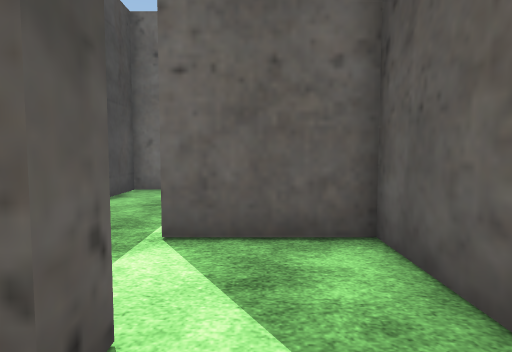
view 1 (above)

24 first-person views from a walk through a Unity game level. The camera is 1.3 m above the floor, tilts 4° down and sees 75° across. The floor is counted in squares, 1 m on a side. Each view is taken from the middle of a square. On the plan, view 1 faces up. The plan holds only what a view shows up to about 14 squares ahead; the rest is blank. The place goes on beyond the plan. The player character is not drawn. Some surface patterns are stand-ins.

view 2
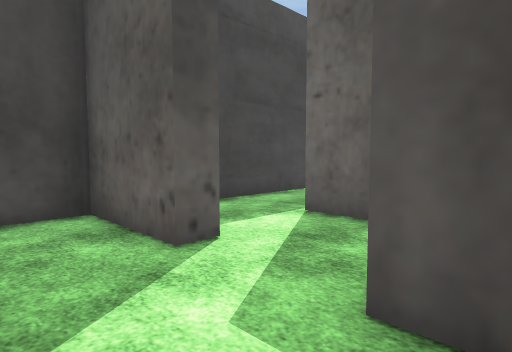

view 3
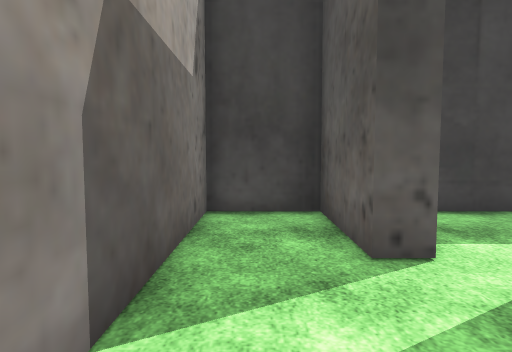

view 4
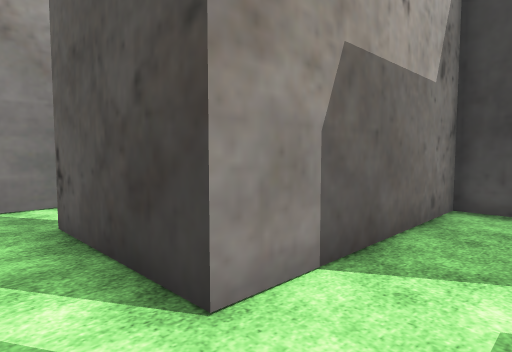

view 5
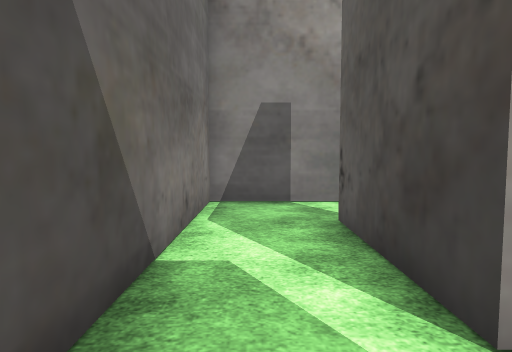

view 6
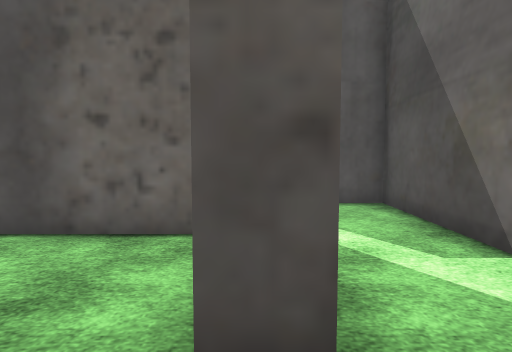

view 7
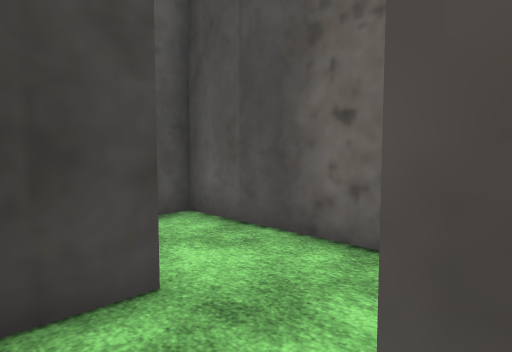

view 8
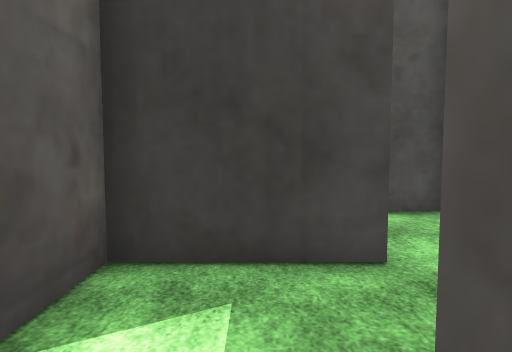

view 9
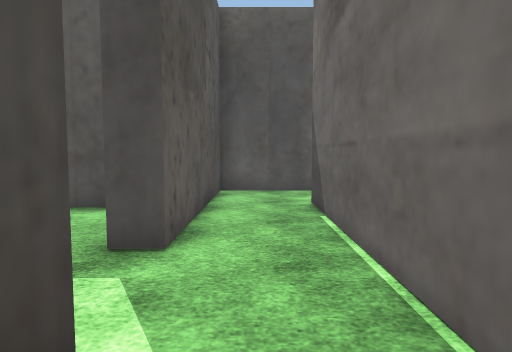

view 10
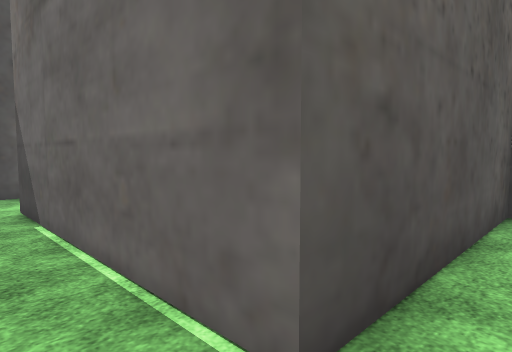

view 11
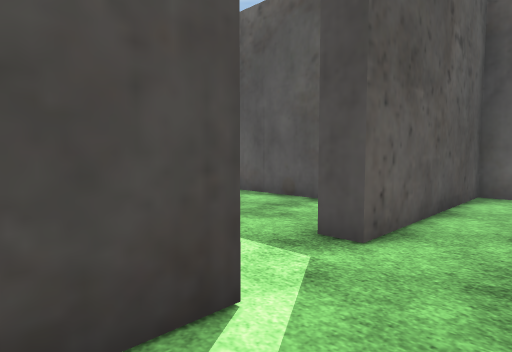

view 12
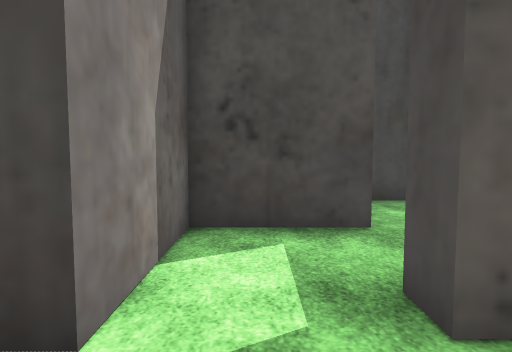

view 13
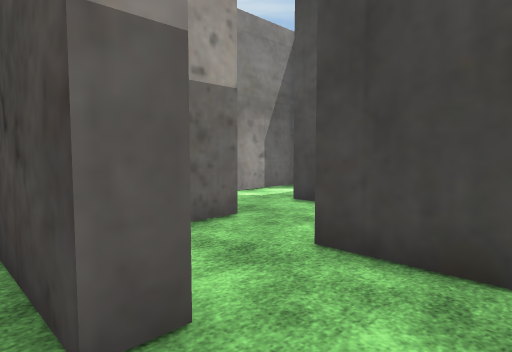

view 14
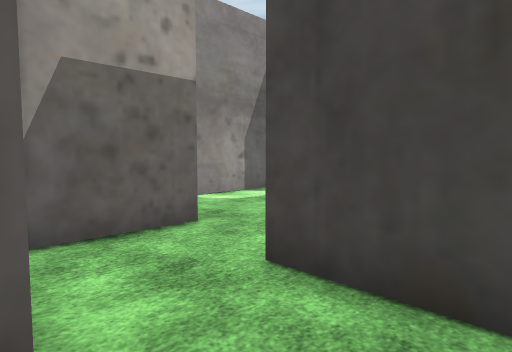

view 15
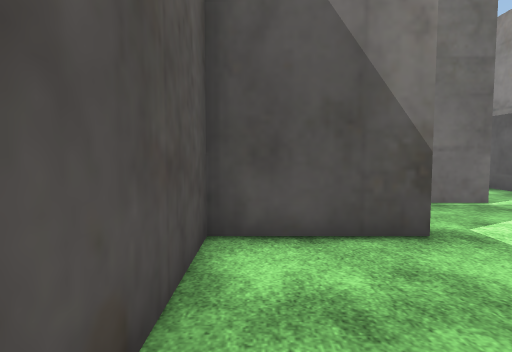

view 16
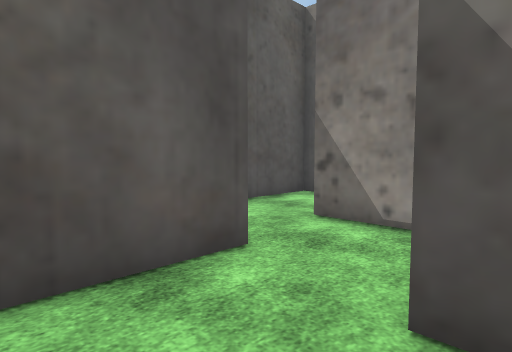

view 17
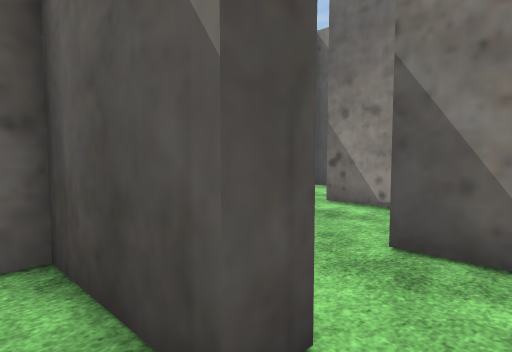

view 18
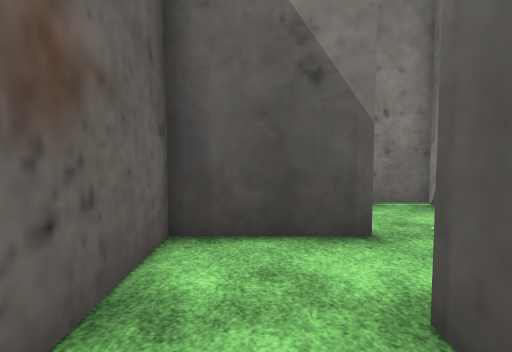

view 19
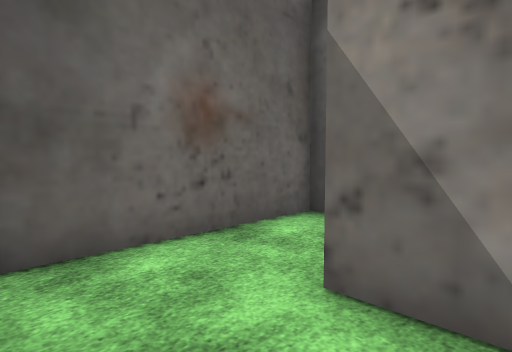

view 20
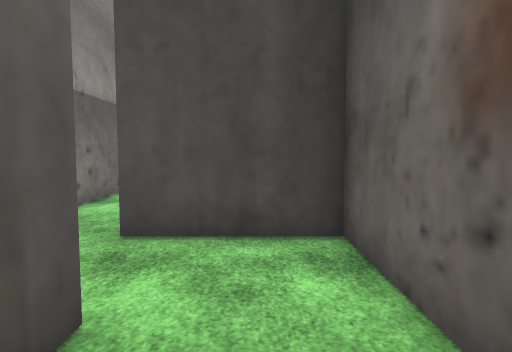

view 21
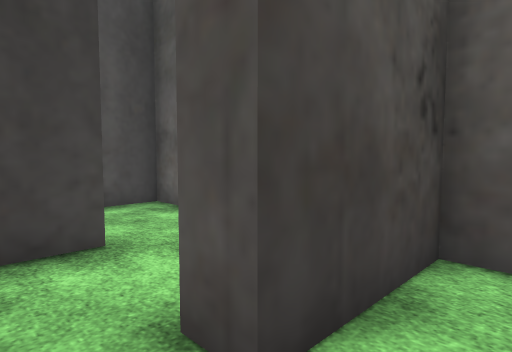

view 22
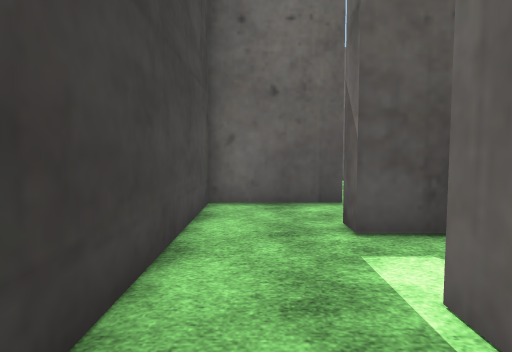

view 23
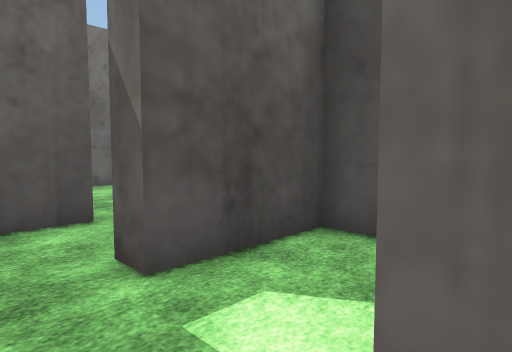

view 24
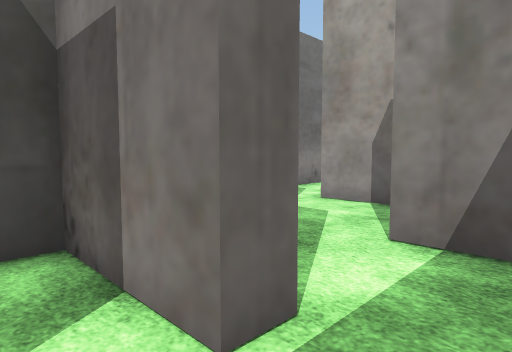

### Floor plan
Ten units are one square. View 1 is at (0, 0); x grows to the right and y downward. Boxes are objects, and circles mark ways between rooms. Rooms are numbered by the first view taken in them; rooms with no view inside come last. Other rooms are left out.
<svg viewBox="-215 -120 272 260">
<path fill="none" stroke="#000" d="M-8 -22 -8 -14 -42 -14 -42 11 14 11M14 11 24 11 24 53 16 53M14 77 52 77 52 -14 18 -14M-42 111 -42 129M51 119 -14 119 -14 104M-14 104 -14 44M-54 111 -42 111M-6 18 -42 18 -42 87 -50 87M-84 80 -76 80 -76 111 -54 111M-50 87 -50 53 -106 53M-108 60 -108 87M-142 104 -142 119 -150 119M-116 135 -116 111M-184 111 -176 111 -176 125M-150 119 -150 87 -185 87M-185 87 -210 87 -210 121M-184 128 -184 111M-14 -50 -14 -57M-42 -66 -42 -39M-25 -22 -8 -22M-14 -57 18 -57 18 -82 -14 -82 -14 -90M-42 -95 -42 -66M-8 44 -8 77 14 77M18 -22 18 -50 -14 -50M-84 100 -84 80M-116 111 -89 111M11 18 -6 18M-8 -115 -42 -115 -42 -95M-108 87 -142 87 -142 104"/>
<circle cx="20" cy="-5" r="3" fill="#2a7"/>
<circle cx="5" cy="-20" r="3" fill="#2a7"/>
<circle cx="20" cy="65" r="3" fill="#2a7"/>
<circle cx="-25" cy="115" r="3" fill="#2a7"/>
<circle cx="-45" cy="95" r="3" fill="#2a7"/>
<circle cx="-10" cy="35" r="3" fill="#2a7"/>
<circle cx="-95" cy="90" r="3" fill="#2a7"/>
<circle cx="-145" cy="125" r="3" fill="#2a7"/>
<circle cx="-125" cy="110" r="3" fill="#2a7"/>
<circle cx="-180" cy="105" r="3" fill="#2a7"/>
<circle cx="-195" cy="120" r="3" fill="#2a7"/>
<circle cx="-25" cy="-55" r="3" fill="#2a7"/>
<circle cx="-10" cy="-35" r="3" fill="#2a7"/>
<circle cx="-25" cy="-85" r="3" fill="#2a7"/>
<circle cx="5" cy="50" r="3" fill="#2a7"/>
<circle cx="-110" cy="100" r="3" fill="#2a7"/>
<text x="-10" y="-10">1</text>
<text x="30" y="30">2</text>
<text x="-10" y="130">3</text>
<text x="-30" y="70">4</text>
<text x="-80" y="80">5</text>
<text x="-130" y="120">6</text>
<text x="-170" y="110">7</text>
<text x="-200" y="100">8</text>
<text x="-210" y="130">9</text>
<text x="-30" y="-50">10</text>
<text x="-20" y="-80">11</text>
<text x="0" y="60">12</text>
<text x="0" y="-40">13</text>
<text x="-100" y="100">14</text>
<text x="0" y="30">15</text>
<text x="-30" y="-110">16</text>
<text x="-130" y="100">17</text>
</svg>
Room 1 opens to room 2. Room 1 opens to room 13. Room 2 opens to room 12. Room 3 opens to room 4. Room 4 opens to room 5. Room 4 opens to room 15. Room 5 opens to room 14. Room 6 opens to room 7. Room 6 opens to room 17. Room 7 opens to room 8. Room 8 opens to room 9. Room 10 opens to room 11. Room 10 opens to room 13. Room 11 opens to room 16. Room 12 opens to room 15. Room 14 opens to room 17.

Where each view was taken, in squares from view 1:
view 1: 0 up, 0 right, facing up
view 2: 1 down, 3 right, facing up-left
view 3: 0 up, 3 right, facing left
view 4: 1 up, 4 right, facing down-left
view 5: 1 up, 4 right, facing down
view 6: 7 down, 2 right, facing up
view 7: 6 down, 2 right, facing up-left
view 8: 6 down, 3 right, facing left
view 9: 13 down, 3 left, facing up
view 10: 13 down, 3 left, facing up-right
view 11: 13 down, 2 left, facing up-left
view 12: 10 down, 2 left, facing left
view 13: 6 down, 7 left, facing down-left
view 14: 6 down, 8 left, facing down-left
view 15: 6 down, 10 left, facing right
view 16: 12 down, 14 left, facing up-right
view 17: 13 down, 16 left, facing up-right
view 18: 10 down, 20 left, facing right
view 19: 13 down, 21 left, facing up-right
view 20: 10 down, 16 left, facing left
view 21: 13 down, 13 left, facing up-left
view 22: 3 up, 3 left, facing up
view 23: 5 up, 3 left, facing up-right
view 24: 7 up, 3 left, facing down-right
